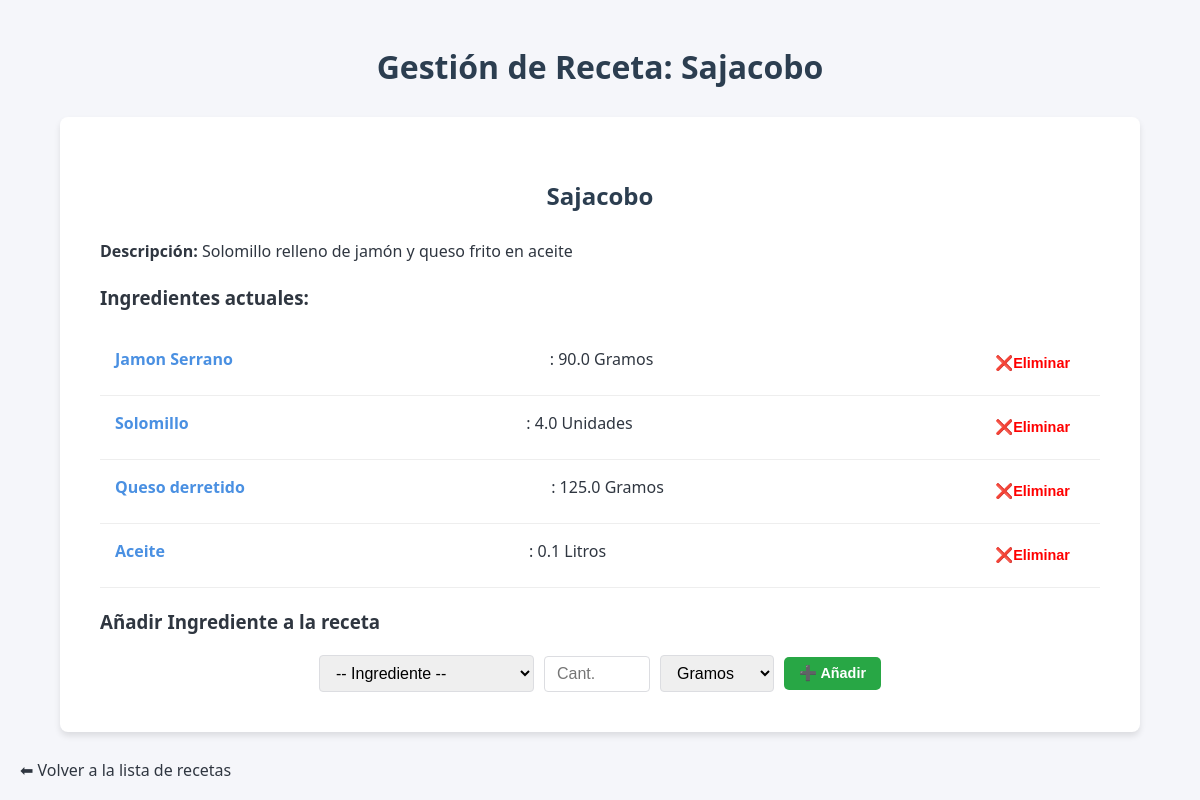
Screenshot of /receta/1/descripcion/ with the database file from the repository.
### recetasApp/models.py (models this page shows, shortened)
class Recetas(models.Model):
    nombre=models.CharField(max_length=100)
    descripcion=models.CharField(max_length=500)
    ingredientes=models.ManyToManyField(Ingrediente,related_name='Ingredientes',through='IngredienteReceta')

class IngredienteReceta(models.Model):
    receta=models.ForeignKey(Recetas, on_delete=models.CASCADE)
    ingrediente=models.ForeignKey(Ingrediente, on_delete=models.CASCADE)
    cantidad=models.FloatField()
    unidad_medida=models.CharField(max_length=2, choices=MedidaChoices.choices)

class Ingrediente(models.Model):
    nombre=models.CharField(max_length=100)
    categoria=models.ForeignKey(CategoriaIngrediente, on_delete=models.CASCADE)
    lactosa=models.ForeignKey(Lactosa, on_delete=models.CASCADE,default=False)
    cantidad=models.ForeignKey(Cantidad, on_delete=models.CASCADE)

### recetasApp/views.py (the view, shortened to what this page needs)
# urls.py: path('receta/<int:pk>/descripcion/', views.receta_descripcion, name='receta_descripcion'),
def receta_descripcion(request, pk):
    receta = get_object_or_404(Recetas, pk=pk)
    return render(request, 'recetasApp/receta_descripcion.html', {'receta': receta, 'ingredientes': Ingrediente.objects.all()})

### recetasApp/templates/recetasApp/receta_descripcion.html (shortened to what this page needs)
    {% extends "recetasApp/base.html" %}
{% block content %}
    <h1>Gestión de Receta: {{ receta.nombre }}</h1>
    <div>
        <h2>{{ receta.nombre }}</h2>
        <p><strong>Descripción:</strong> {{ receta.descripcion }}</p>
        <h3>Ingredientes actuales:</h3>
        <ul>
            {% for relacion in receta.ingredientereceta_set.all %}
                <li>
                    <strong>{{ relacion.ingrediente.nombre }}</strong>:
                    {{ relacion.cantidad }} {{ relacion.get_unidad_medida_display }}
                    <form method="post" action="" style="display:inline; margin-left: 10px;">
                        <button type="submit" style="color:red; border:none; background:none; cursor:pointer;">❌Eliminar</button>
                    </form>
                </li>
            {% empty %}
                <li>No hay ingredientes en esta receta.</li>
            {% endfor %}
        </ul>
        <h3>Añadir Ingrediente a la receta</h3>
        <form method="post" action="">
            <div style="display: flex; gap: 10px; align-items: center;">
                <select name="ingrediente_id" required>
                    <option value="" selected disabled>-- Ingrediente --</option>
                </select>
                <input type="number" name="cantidad" placeholder="Cant." step="0.1" required style="width: 80px;">
                <select name="unidad_medida" required>
                    <option value="GR">Gramos</option>
                </select>
                <button type="submit" style="background-color: #28a745; color: white;">➕ Añadir</button>
            </div>
        </form>
    </div>
    <br>
    <a href="{% url 'ver_recetas' %}">⬅ Volver a la lista de recetas</a>
{% endblock %}

### recetasApp/static/recetasApp/style.css (style rules this page uses)
:root { --primary-color: #4a90e2; --secondary-color: #f5f6fa; --text-color: #2f3640; --accent-color: #2ecc71; --danger-color: #e74c3c; --warning-color: #f1c40f; --border-radius: 8px; --shadow: 0 4px 6px rgba(0, 0, 0, 0.1); }
body { font-family: 'Segoe UI', Roboto, Helvetica, Arial, sans-serif; background-color: var(--secondary-color); color: var(--text-color); line-height: 1.6; margin: 0; padding: 20px; }
body > div, main { max-width: 1000px; margin: 0 auto; background: white; padding: 40px; border-radius: var(--border-radius); box-shadow: var(--shadow); }
h1, h2 { color: #2c3e50; text-align: center; font-weight: 600; margin-bottom: 1.5rem; }
a { text-decoration: none; color: inherit; }
form { display: flex; flex-wrap: wrap; gap: 15px; align-items: center; justify-content: center; }
input[type="text"], input[type="number"], select { padding: 8px 12px; border: 1px solid #dcdde1; border-radius: 4px; font-size: 1rem; outline: none; transition: border-color 0.3s; }
button, input[type="submit"] { padding: 8px 15px; border: none; border-radius: 5px; cursor: pointer; font-weight: 600; transition: transform 0.1s, filter 0.2s; font-size: 0.9rem; display: inline-flex; align-items: center; gap: 5px; }
button, input[type="submit"] { background-color: var(--primary-color); color: white; }
ul { list-style: none; padding: 0; }
ul li { background: white; border-bottom: 1px solid #eee; padding: 15px; display: flex; justify-content: space-between; }
ul li strong { color: var(--primary-color); }

### rows the page displays
Recetas: nombre "Sajacobo", descripcion "Solomillo relleno de jamón y queso frito en aceite"
IngredienteReceta: ingrediente.nombre "Jamon Serrano", cantidad "90.0", unidad_medida "Gramos"
IngredienteReceta: ingrediente.nombre "Solomillo", cantidad "4.0", unidad_medida "Unidades"
IngredienteReceta: ingrediente.nombre "Queso derretido", cantidad "125.0", unidad_medida "Gramos"
IngredienteReceta: ingrediente.nombre "Aceite", cantidad "0.1", unidad_medida "Litros"
